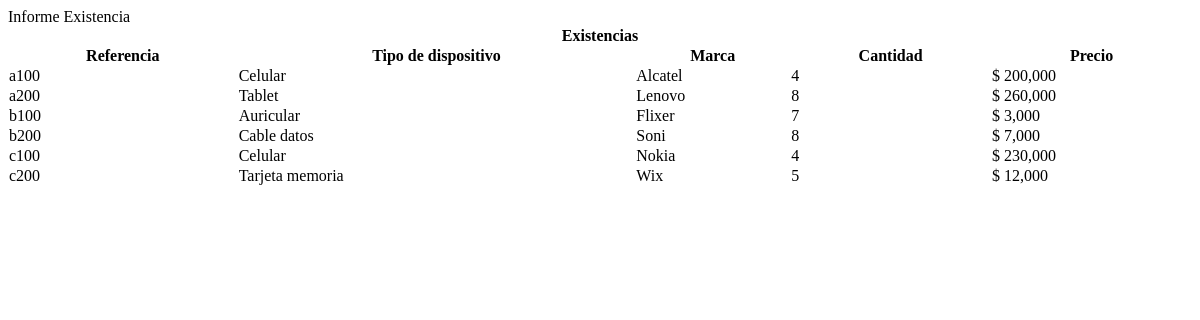
Screenshot of /vista/vcsexistencia.php with the database file from the repository.
### tables this page shows
CREATE TABLE IF NOT EXISTS `tbproducto` (
  `referencia` varchar(20) NOT NULL,
  `nombre` varchar(40) NOT NULL,
  `marca` varchar(20) NOT NULL,
  `precio` int(11) NOT NULL
);

### modelo/mconsulta.php (called while the page is built, shortened)
<?php
	include('controlador/conexion.php');
	include('functions.php');
	class Mconsulta extends Funciones
	{
		function consultar_existencia()
		{
			$sql = "SELECT tbproducto.referencia AS referencia,tbproducto.nombre AS nombre,tbproducto.marca AS marca,sum(tbmovimiento.cantidad) AS SumaDecantidad,tbproducto.precio AS precio from (tbproducto join tbmovimiento on((tbproducto.referencia = tbmovimiento.referencia))) group by tbproducto.referencia,tbproducto.nombre,tbproducto.marca,tbproducto.precio";
			return $this->SeleccionDatos($sql);
		}
	}

### modelo/functions.php (called while the page is built, shortened)
<?php
	class Funciones {
        function SeleccionDatos($consulta)
        {
                $conexionBD = new conexion();
                $conexionBD -> conectarBD();
                $datos = $conexionBD -> ejeCon($consulta, 0);
                return $datos;
        }
    }

### controlador/configuracion.php (called while the page is built)
<?php
	$serv_bd = "localhost";
	$usu_bd = "root";
	$pass_bd = "";
	$bd = "bdwold";
?>

### controlador/conexion.php (called while the page is built, shortened)
<?php
	class conexion {
		var $link;
		function conectarBD() {
			include("configuracion.php");
			$this -> link = mysqli_connect ($serv_bd, $usu_bd, $pass_bd);
			$bd2 = mysqli_select_db($this->link,$bd);
		}
		function ejeCon($con, $op) {
			$this -> resultado = mysqli_query($this->link,$con) or die("La consulta fallo: ". mysqli_error($this->link));
			if($op == 0) {
				while ($linea = mysqli_fetch_array($this -> resultado)) {
					$arrayResultado[] = $linea;
				}
			} else {
				$arrayResultado[] = 0;
			}
			$resarr = isset ($arrayResultado) ? $arrayResultado: NULL;
			if($resarr) {
				return $arrayResultado;
			}
		}
	}
?>

### vista/vcsexistencia.php (the view, shortened to what this page needs)
<?php
    include('estilos.php');
    include('modelo/mconsulta.php');
    $existencia = new Mconsulta();
?>
<div class="etinfo">Informe Existencia</div>
<?php $consultexistencia = $existencia->consultar_existencia(); ?>
	<table id="" class="display" cellspacing="0" width="100%">
	   <thead>
            <tr>
                <th colspan="12">Existencias</th>
            </tr>
            <tr>
                <th>Referencia</th>
                <th>Tipo de dispositivo</th>
                <th>Marca</th>
                <th>Cantidad</th>
                <th>Precio</th>
            </tr>
        </thead>
        <tbody>
            <?php for($i=0;$i<count($consultexistencia);$i++): ?>
                <tr>
                    <td data-title='Referencia'><?= $consultexistencia[$i]['referencia'] ?></td>
                    <td data-title='Tipo de Dispositivo'><?= $consultexistencia[$i]['nombre'] ?></td>
                    <td data-title='Marca'><?= $consultexistencia[$i]['marca'] ?></td>
                    <td data-title='Cantidad'><?= $consultexistencia[$i]['SumaDecantidad'] ?></td>
                    <td data-title='Precio'>$ <?= number_format($consultexistencia[$i]['precio']) ?></td>
                </tr>
            <?php endfor; ?>
        </tbody>
    </table>

### rows the page displays
tbproducto: referencia "a100", nombre "Celular", marca "Alcatel", SumaDecantidad "4", precio "200,000"
tbproducto: referencia "a200", nombre "Tablet", marca "Lenovo", SumaDecantidad "8", precio "260,000"
tbproducto: referencia "b100", nombre "Auricular", marca "Flixer", SumaDecantidad "7", precio "3,000"
tbproducto: referencia "b200", nombre "Cable datos", marca "Soni", SumaDecantidad "8", precio "7,000"
tbproducto: referencia "c100", nombre "Celular", marca "Nokia", SumaDecantidad "4", precio "230,000"
tbproducto: referencia "c200", nombre "Tarjeta memoria", marca "Wix", SumaDecantidad "5", precio "12,000"
